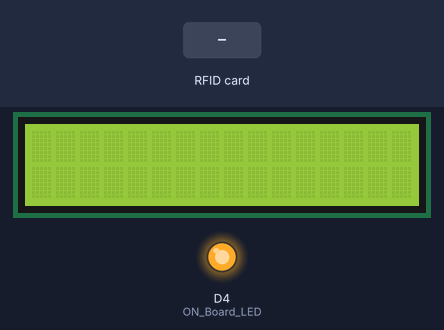
The sketch below on a simulated ESP8266 (NodeMCU). Parts: 16×2 character LCD, output pins drawn as LEDs (lit = HIGH). The test bench sets the inputs (shaded band). What the sketch prints to the serial monitor is not drawn.

Above: at 1.8 s.
1.9 s: RFID card C6 03 3A F9 held to the reader
At 4.0 s:
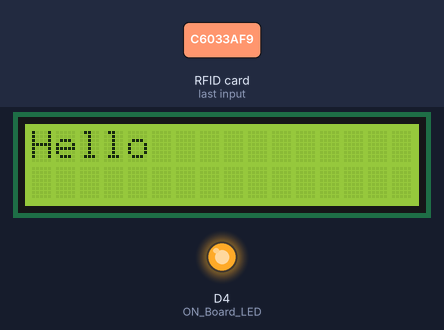
4.4 s: RFID card 5E 7A 19 C4 held to the reader
At 6.6 s:
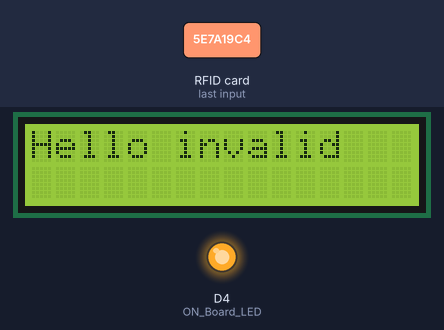
6.9 s: RFID card C6 03 3A F9 held to the reader
At 8.4 s:
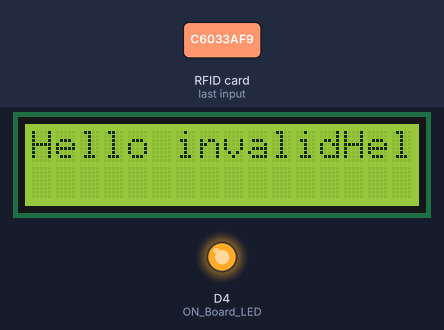
9.4 s: RFID card 5E 7A 19 C4 held to the reader
At 10.2 s:
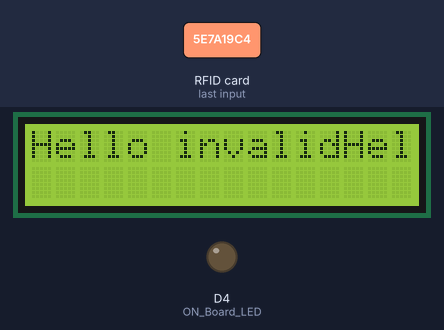
11.9 s: RFID card C6 03 3A F9 held to the reader
At 13.7 s:
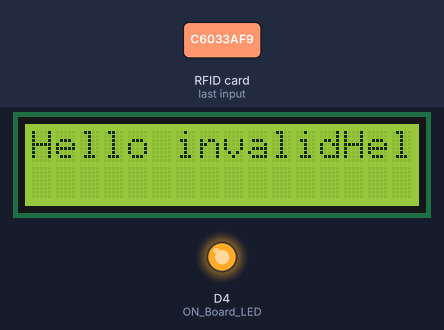
14.4 s: RFID card 5E 7A 19 C4 held to the reader
At 15.2 s:
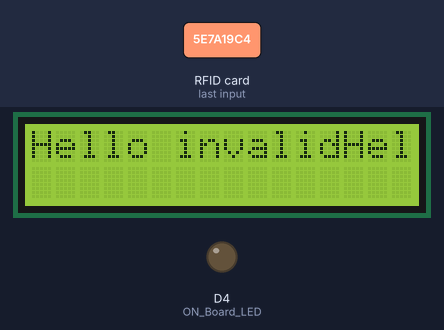
Timing chart, 0 to 17.4 s (numbered marks = the images above; inputs shaded):
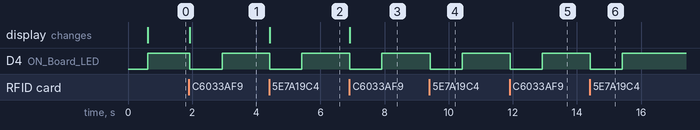

The sketch:

rfid_read.ino
```cpp
#include <ESP8266WebServer.h>
#include <ESP8266HTTPClient.h>
//------------------------------------------------------------------------------------------------------------------------------------------------------------------------------------------//
#include <LiquidCrystal_I2C.h>

#include <Wire.h>

LiquidCrystal_I2C lcd(0x3F, 16, 2);
//----------------------------------------Include the SPI and MFRC522 libraries-------------------------------------------------------------------------------------------------------------//
//----------------------------------------
#include <SPI.h>
#include <MFRC522.h>
//------------------------------------------------------------------------------------------------------------------------------------------------------------------------------------------//

#define SS_PIN D2  //--> SDA / SS is connected to pinout D2
#define RST_PIN D1  //--> RST is connected to pinout D1
MFRC522 mfrc522(SS_PIN, RST_PIN);  //--> Create MFRC522 instance.

#define ON_Board_LED 2  //--> Defining an On Board LED, used for indicators when the process of connecting to a wifi router


ESP8266WebServer server(80);  //--> Server on port 80

int readsuccess;
byte readcard[4];
char str[32] = "";
String StrUID;

//-----------------------------------------------------------------------------------------------SETUP--------------------------------------------------------------------------------------//
void setup() {
  Serial.begin(115200); //--> Initialize serial communications with the PC
  SPI.begin();      //--> Init SPI bus
  mfrc522.PCD_Init(); //--> Init MFRC522 card

  delay(500);

  Wire.begin(D4, D3);

   lcd.begin();

   lcd.home();

  pinMode(ON_Board_LED,OUTPUT);
  digitalWrite(ON_Board_LED, HIGH); //--> Turn off Led On Board


  digitalWrite(ON_Board_LED, HIGH); //--> Turn off the On Board LED when it is connected to the wifi router.
   Serial.println(WiFi.localIP());

  Serial.println("Please tag a card or keychain to see the UID !");
  Serial.println("");
}

//-----------------------------------------------------------------------------------------------LOOP---------------------------------------------------------------------------------------//
void loop() {
  // put your main code here, to run repeatedly
  readsuccess = getid();

  if(readsuccess) {
  digitalWrite(ON_Board_LED, LOW);


    String UIDresultSend;
    UIDresultSend = StrUID;

if(UIDresultSend=="C6033AF9"){

   lcd.print("Hello ");
  }

  else{
    lcd.print("invalid");

    }


//    Serial.println("hey"+UIDresultSend);

    delay(1000);
  digitalWrite(ON_Board_LED, HIGH);
  }
}
//------------------------------------------------------------------------------------------------------------------------------------------------------------------------------------------//

//----------------------------------------Procedure for reading and obtaining a UID from a card or keychain---------------------------------------------------------------------------------//
int getid() {
  if(!mfrc522.PICC_IsNewCardPresent()) {
    return 0;
  }
  if(!mfrc522.PICC_ReadCardSerial()) {
    return 0;
  }


  Serial.print("THE UID OF THE SCANNED CARD IS : ");

  for(int i=0;i<4;i++){
    readcard[i]=mfrc522.uid.uidByte[i]; //storing the UID of the tag in readcard
    array_to_string(readcard, 4, str);
    StrUID = str;
  }
  mfrc522.PICC_HaltA();
  return 1;
}
//------------------------------------------------------------------------------------------------------------------------------------------------------------------------------------------//

//----------------------------------------Procedure to change the result of reading an array UID into a string------------------------------------------------------------------------------//
void array_to_string(byte array[], unsigned int len, char buffer[]) {
    for (unsigned int i = 0; i < len; i++)
    {
        byte nib1 = (array[i] >> 4) & 0x0F;
        byte nib2 = (array[i] >> 0) & 0x0F;
        buffer[i*2+0] = nib1  < 0xA ? '0' + nib1  : 'A' + nib1  - 0xA;
        buffer[i*2+1] = nib2  < 0xA ? '0' + nib2  : 'A' + nib2  - 0xA;
    }
    buffer[len*2] = '\0';
}
```

Measured:
- after the input at 1.9 s, D4 (ON_Board_LED): HIGH → LOW at once, → HIGH 1.0 s later; the display: changes at once (image 1)
- after the input at 4.4 s, D4 (ON_Board_LED): HIGH → LOW at once, → HIGH 1.0 s later; the display: changes at once (image 2)
- after the input at 6.9 s, D4 (ON_Board_LED): HIGH → LOW at once, → HIGH 1.0 s later; the display: changes at once (image 3)
- after the input at 9.4 s, D4 (ON_Board_LED): HIGH → LOW at once, → HIGH 1.0 s later
- after the input at 11.9 s, D4 (ON_Board_LED): HIGH → LOW at once, → HIGH 1.0 s later
- after the input at 14.4 s, D4 (ON_Board_LED): HIGH → LOW at once, → HIGH 1.0 s later
